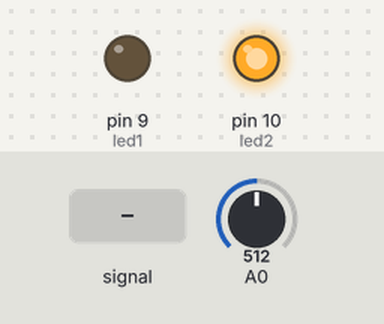
This sketch was run on a simulated Arduino Uno, built with avr-gcc and run on an emulated ATmega328P. Parts: output pins drawn as LEDs (lit = HIGH). The test bench sets the inputs (shaded band); at power-on: A0 = 512. What the sketch prints to the serial monitor is not drawn.

Above: at 1.2 s.
1.3 s: A0 fed a 200 Hz sine of ±81 counts around its level
At 2.4 s:
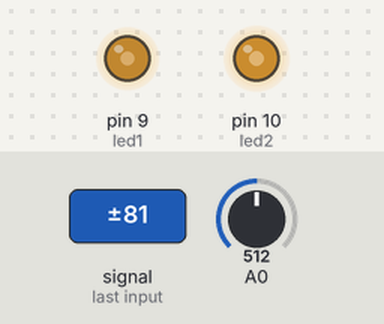
2.8 s: A0 set to 716
At 4.0 s:
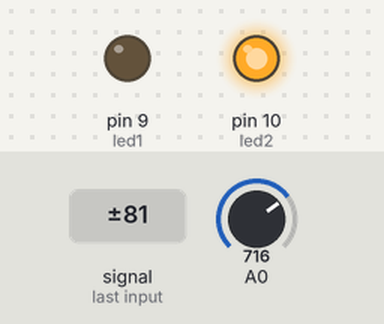
4.3 s: A0 set to 513
5.8 s: A0 set to 487
At 6.3 s:
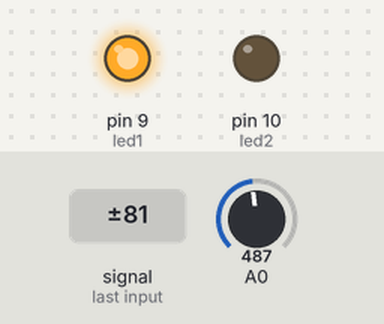
7.3 s: A0 set to 510
At 8.5 s:
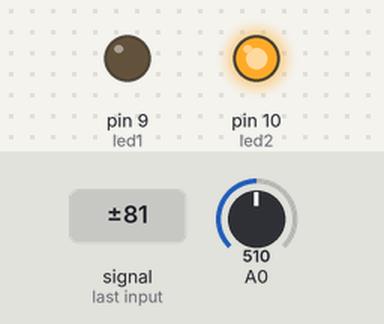
8.8 s: A0 set to 490
At 9.7 s:
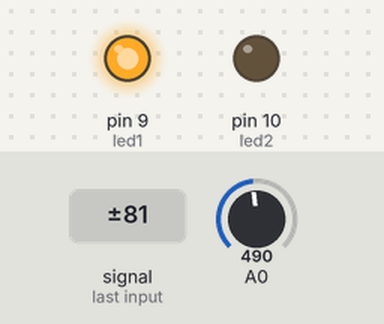
Timing chart, 0 to 11.3 s (numbered marks = the images above; inputs shaded):
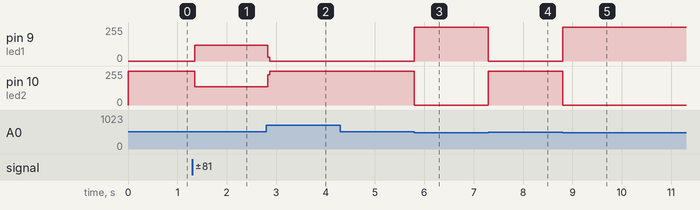

Measured:
- the behaviour switches between 500 and 499 on A0 (found by bisection; images 2 and 3)
- after the input at 1.3 s, pin 9 (led1): 0/255 → 117/255 after 0.05 s; pin 10 (led2): 255/255 → 138/255 after 0.05 s
- after the input at 2.8 s, pin 9 (led1): 117/255 → 0/255 at once; pin 10 (led2): 138/255 → 255/255 at once
- after the input at 5.8 s, pin 9 (led1): 0/255 → 255/255 at once; pin 10 (led2): 255/255 → 0/255 at once
- after the input at 7.3 s, pin 9 (led1): 255/255 → 0/255 at once; pin 10 (led2): 0/255 → 255/255 at once
- after the input at 8.8 s, pin 9 (led1): 0/255 → 255/255 at once; pin 10 (led2): 255/255 → 0/255 at once

The sketch:

arduinosenor14.ino
```cpp
int led1 = 9;
int led2 = 10;

void setup(){
  Serial.begin(115200);
  pinMode(led1,OUTPUT);
  pinMode(led2,OUTPUT);
}

void loop() {
  int temp = analogRead(A0);
  Serial.println(temp);
  if (temp < 500)
  {
    digitalWrite(led1,1);
    digitalWrite(led2,0);
  }
  else
  {
    digitalWrite(led1,0);
    digitalWrite(led2,1);
  }
}
```
